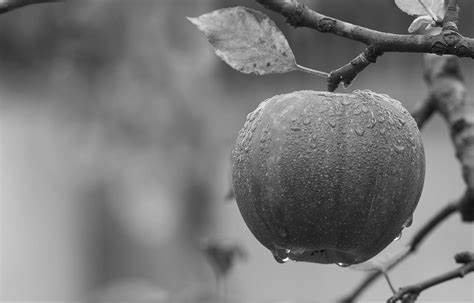
#> input picture 04_SVD/OIP.jpg, 474 x 303 px
$ python main.py
#> lines starting #> are read from the running program, lines starting #| are printed output that depends on the picture
import numpy as np
import matplotlib.pyplot as plt
from PIL import Image
import os

# ZADANIE 1: REDUKCJA WYMIAROWOŚCI MACIERZY

# Krok 1: Wygeneruj losową macierz A 10x10
A = np.random.rand(10, 10)

# Krok 2: Oblicz SVD
U, S, VT = np.linalg.svd(A)

# Krok 3 i 4: Rekonstrukcja i obliczenie błędu
errors = []

for r in range(1, 11):
    Ur = U[:, :r]
    Sr = np.diag(S[:r])
    VTr = VT[:r, :]
    A_approx = Ur @ Sr @ VTr
    error = np.linalg.norm(A - A_approx)
    errors.append(error)

# Wykres
plt.plot(range(1, 11), errors, marker='o')
plt.xlabel('Liczba wartości osobliwych (r)')
plt.ylabel('Błąd aproksymacji (norma)')
plt.title('Błąd aproksymacji a liczba wartości osobliwych')
plt.grid(True)
plt.show()
#> figure, not shown here; curve peaks at x = 1, y = 2.55

#ZADANIE 2: KOMPRESJA OBRAZU W SKALI SZAROŚCI

# Wczytaj obraz w skali szarości

image_path_gray = os.path.join(os.path.dirname(__file__), "OIP.jpg")
img_gray = Image.open(image_path_gray).convert('L')

A = np.array(img_gray)

# SVD
U, S, VT = np.linalg.svd(A, full_matrices=False)
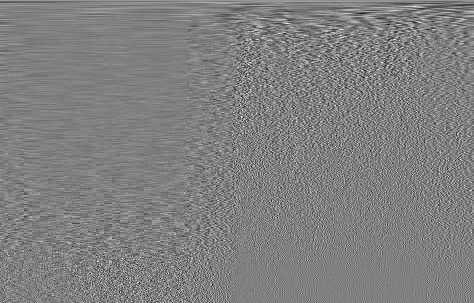
#> VT: shape (303, 474) float64; min -0.279, max 0.276, mean 0.00017; drawn with min black and max white
#> S = 303 values, max 46868.7 at index 0, min 1.61 at index 302, mean 433.9

# Funkcja do kompresji
def compress_svd(U, S, VT, r):
    Ur = U[:, :r]
    Sr = np.diag(S[:r])
    VTr = VT[:r, :]
    return Ur @ Sr @ VTr

# Kompresja z r = 10, 50, 100
r_values = [10, 50, 100]
fig, axs = plt.subplots(1, 3, figsize=(15, 5))

for i, r in enumerate(r_values):
    A_compressed = compress_svd(U, S, VT, r)
    axs[i].imshow(A_compressed, cmap='gray')
    axs[i].set_title(f'r = {r}')
    axs[i].axis('off')

plt.tight_layout()
plt.show()

#ZADANIE 3: KOMPRESJA OBRAZÓW KOLOROWYCH

image_path_color = os.path.join(os.path.dirname(__file__), "cat.jpg")
img = Image.open(image_path_color)
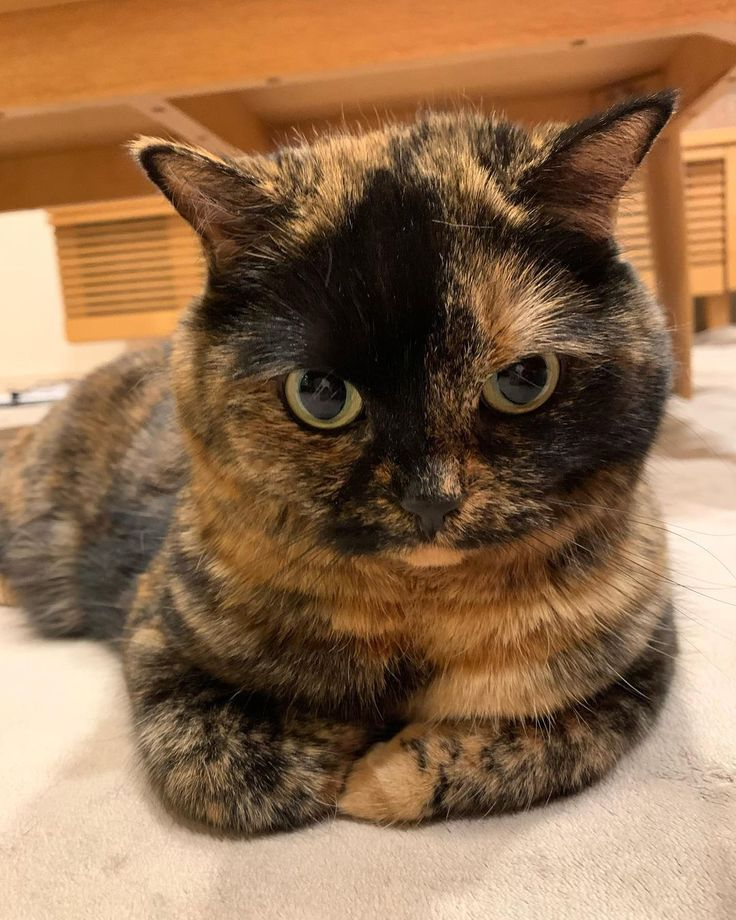
#> input picture 04_SVD/cat.jpg, 736 x 920 px
#> img is the input picture: PIL image 736x920 RGB; mean R, G, B 143.9, 109.6, 78.4

img_np = np.array(img)  # kształt: (wysokość, szerokość, 3)

# Funkcja do wykonania SVD i rekonstrukcji jednego kanału (R/G/B)
def compress_channel(channel, k):
    U, S, VT = np.linalg.svd(channel, full_matrices=False)
    S_k = np.diag(S[:k])
    U_k = U[:, :k]
    VT_k = VT[:k, :]
    compressed = np.dot(U_k, np.dot(S_k, VT_k))
    return np.clip(compressed, 0, 255)  # wartości muszą być w zakresie [0, 255]

# Liczba wartości osobliwych do zachowania
k_values = [10, 30, 100]

fig, axs = plt.subplots(1, len(k_values), figsize=(15, 5))

# Kompresje z różnymi wartościami k
for i, k in enumerate(k_values):
    # Rozdziel kanały
    R = img_np[:, :, 0]
    G = img_np[:, :, 1]
    B = img_np[:, :, 2]

    R_comp = compress_channel(R, k)
    G_comp = compress_channel(G, k)
    B_comp = compress_channel(B, k)

    # Składanie z powrotem
    compressed_img = np.stack([R_comp, G_comp, B_comp], axis=2).astype(np.uint8)

    axs[i].imshow(compressed_img)
    axs[i].set_title(f'k = {k}')
    axs[i].axis('off')
#> this loop made 3 passes
#> pass 1, `R = img_np[:, :, 0]`:
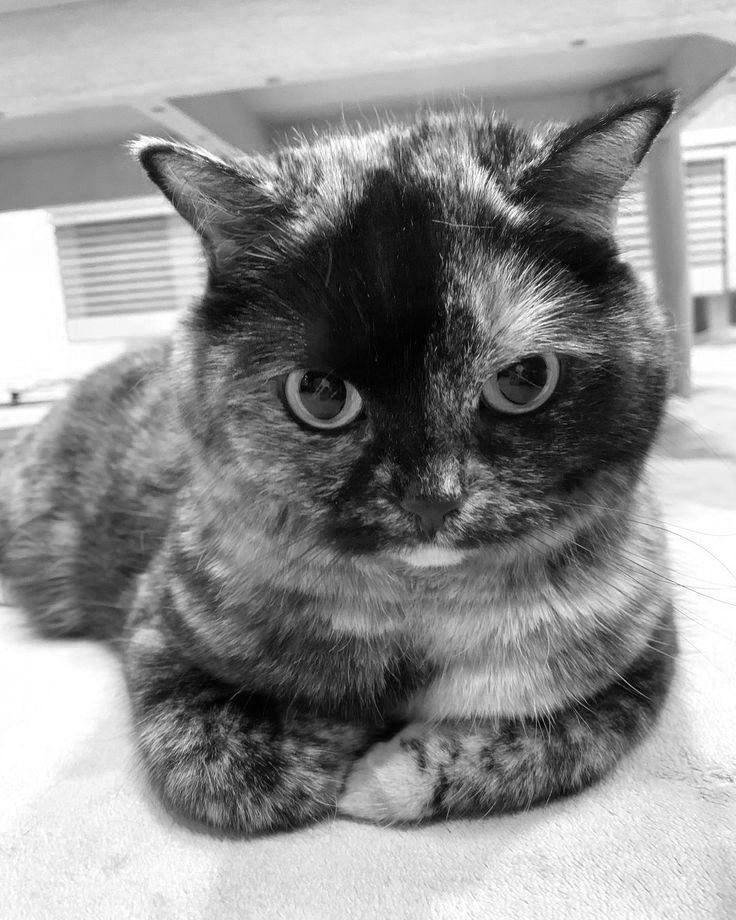
#> R: shape (920, 736); min 0, max 255, mean 143.9
#> pass 1, `G = img_np[:, :, 1]`:
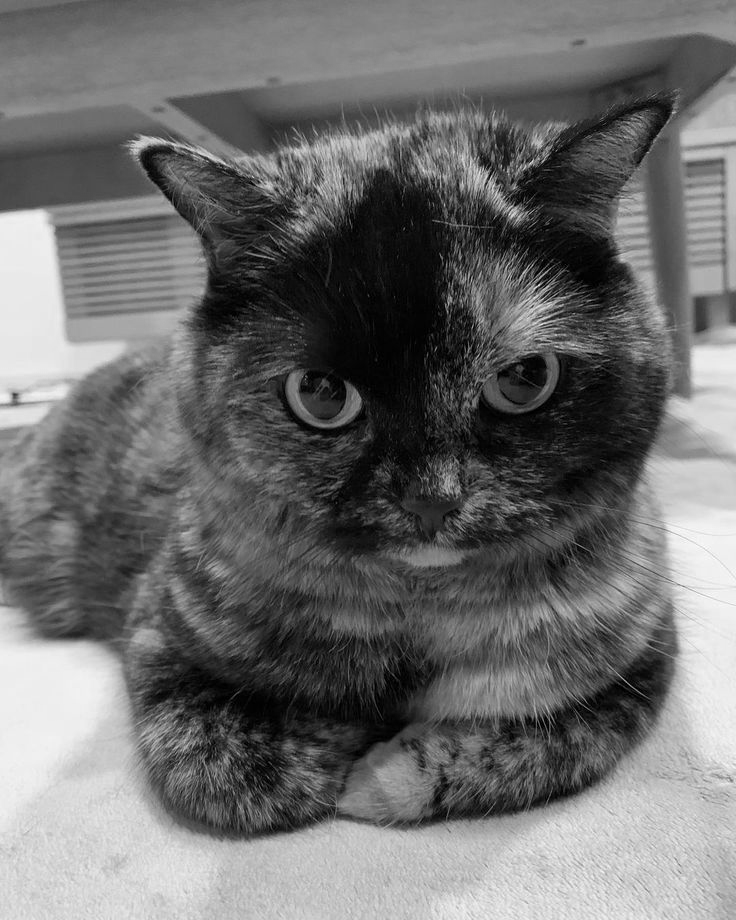
#> G: shape (920, 736); min 0, max 254, mean 109.6
#> pass 1, `B = img_np[:, :, 2]`:
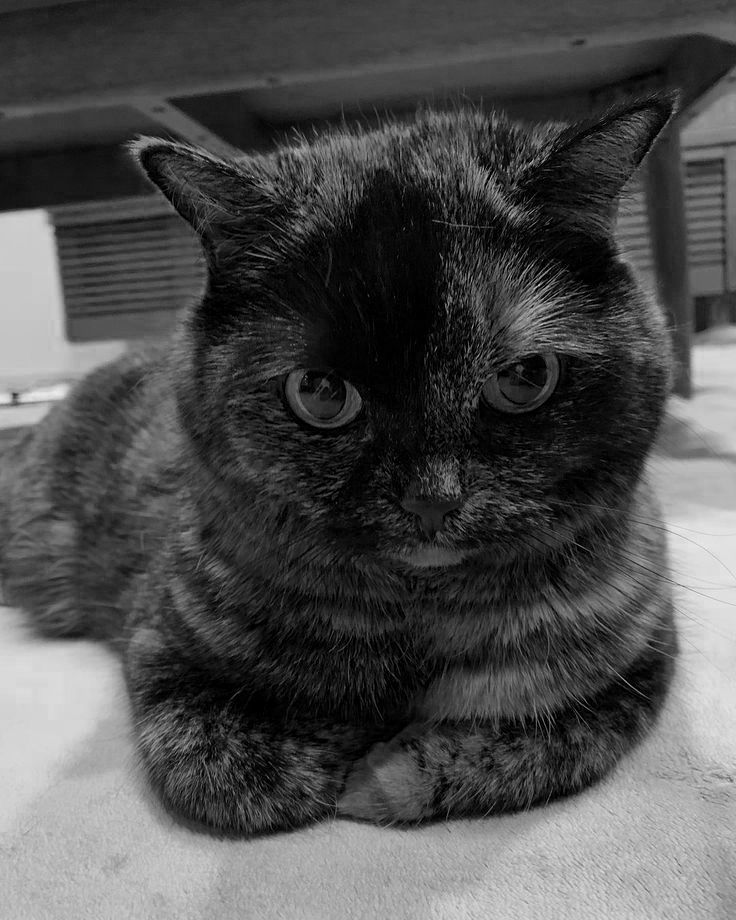
#> B: shape (920, 736); min 0, max 239, mean 78.4
#> pass 1, in compress_channel, `U, S, VT = np.linalg.svd(channel, full_matrices=False)`:
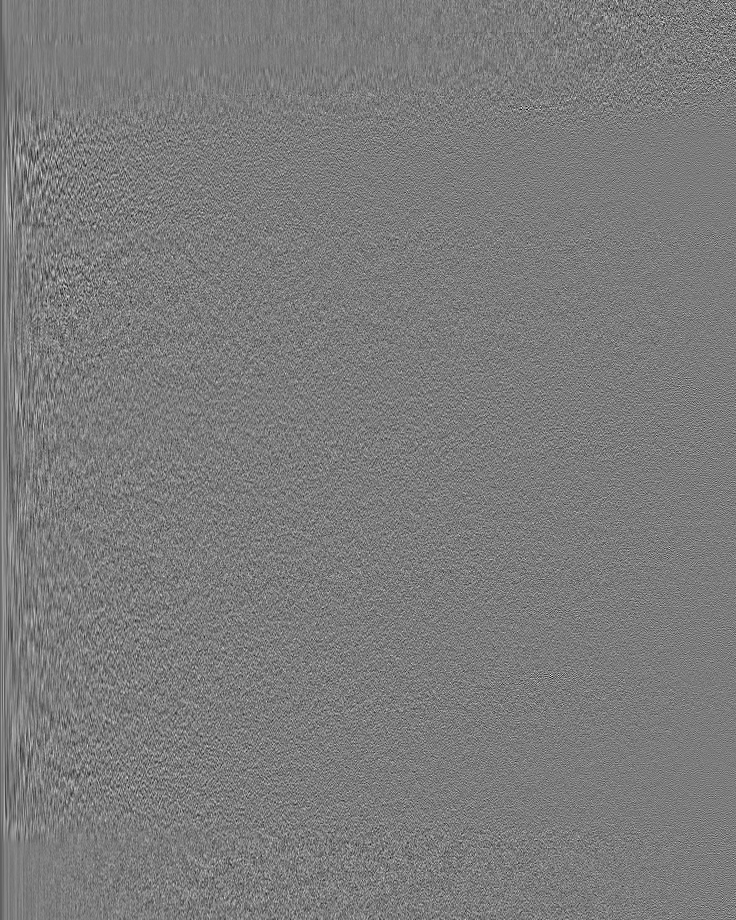
#> U: shape (920, 736) float64; min -0.202, max 0.212, mean -3.67e-05; drawn with min black and max white


plt.tight_layout()
plt.show()
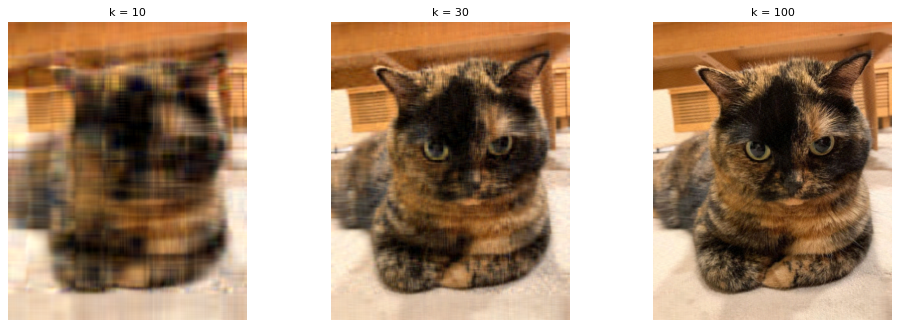
#> figure drawn by matplotlib, 3 panels
